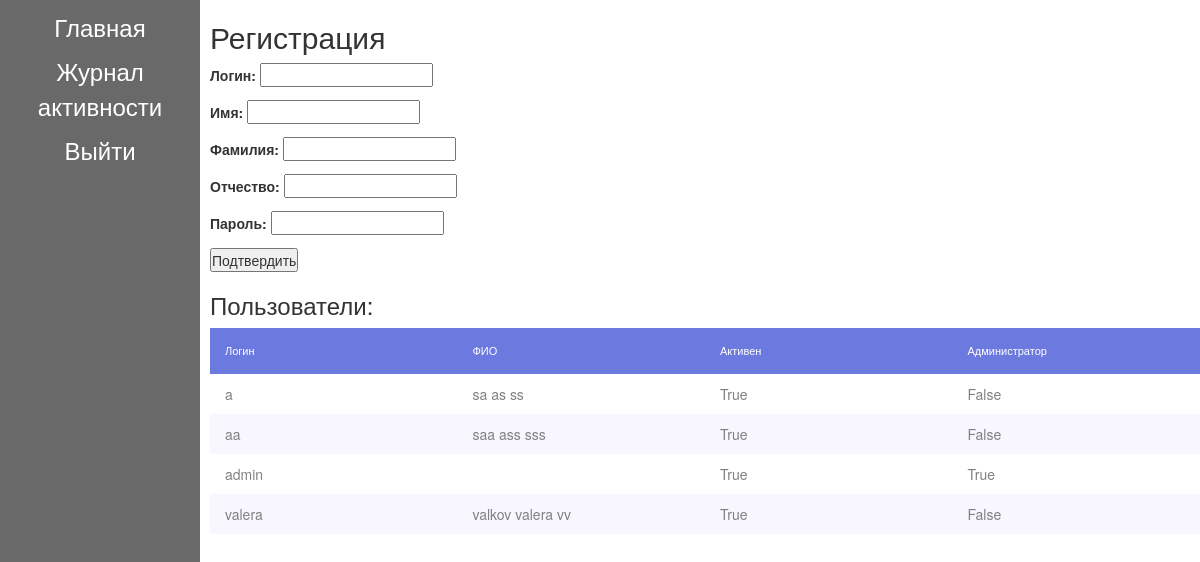
Screenshot of /activitylog/register/ (signed in) with the database file from the repository.
### activitylog/models.py (models this page shows, shortened)
class User(AbstractBaseUser, PermissionsMixin):
    login = models.CharField(max_length=200, unique=True)
    password = models.CharField(max_length=200)
    first_name = models.CharField(max_length=200)
    second_name = models.CharField(max_length=200)
    surname = models.CharField(max_length=200)
    is_active = models.BooleanField(default=True)
    is_staff = models.BooleanField(default=False)
    objects = UserManager()
    USERNAME_FIELD = 'login'
    REQUIRED_FIELDS = []

### activitylog/views.py (the view, shortened to what this page needs)
# urls.py: path('register/', views.register, name='register'),
def register(request):
    users = User.objects.all()
    return render(request, 'register.html', context={ 'UserCreateForm' : UserCreateForm(), 'users' : users})

### activitylog/forms.py
class UserCreateForm(forms.Form):
    model = User
    login = forms.CharField(label='Логин')
    first_name = forms.CharField(label='Имя')
    second_name = forms.CharField(label='Фамилия')
    surname = forms.CharField(label='Отчество')
    password = forms.CharField(label='Пароль', widget=forms.PasswordInput())

### activitylog/templates/register.html (shortened to what this page needs)
{% extends "base_generic.html" %}
{% block content %}
<div class="registr-form">
    <h2>Регистрация</h2>
    <form method="post" action="{% url 'register' %}">
        {{UserCreateForm.as_p}}
        <input type="submit" value="Подтвердить">
    </form>
</div>
<div class="users-info">
    <h3>Пользователи:</h3>
    <table class="grid-table users-table">
      <thead>
        <tr>
          <th>Логин</th>
          <th>ФИО</th>
          <th>Активен</th>
          <th>Администратор</th>
        </tr>
      </thead>
      {% if users %}
      <tbody>
        {% for user in users %}
        <tr>
          <td>{{user.login}}</td>
          <td>{{user.second_name}} {{user.first_name}} {{user.surname}}</td>
          <td>{{user.is_active}}</td>
          <td>{{user.is_staff}}</td>
        </tr>
        {% endfor %}
      </tbody>
      {% else %}
        <div>None users</div>
      {% endif %}
    </table>
  </div>
{% endblock %}

### activitylog/static/css/styles.css (style rules this page uses)
* { padding: 0; margin: 0; }
.body { display: grid; grid-template-columns: 200px 1fr; min-height: 100vh; column-gap: 10px; }
.users-table { grid-template-columns: minmax(150px, 1fr) minmax(150px, 1fr) minmax(150px, 1fr) minmax(150px, 1fr); }
.grid-table { display: grid; border-collapse: collapse; min-width: 100%; }
thead, tbody, tr { display: contents; }
th, td { padding: 15px; overflow: hidden; text-overflow: ellipsis; white-space: nowrap; }
th { position: sticky; top: 0; background: #6c7ae0; text-align: left; font-weight: normal; font-size: 1.1rem; color: white; }
th:last-child { border: 0; }
td { padding-top: 10px; padding-bottom: 10px; color: #808080; }
tr:nth-child(even) td { background: #f8f6ff; }

### rows the page displays
User: login "a", second_name "sa", first_name "as", surname "ss", is_active "True", is_staff "False"
User: login "aa", second_name "saa", first_name "ass", surname "sss", is_active "True", is_staff "False"
User: login "admin", is_active "True", is_staff "True"
User: login "valera", second_name "valkov", first_name "valera", surname "vv", is_active "True", is_staff "False"
